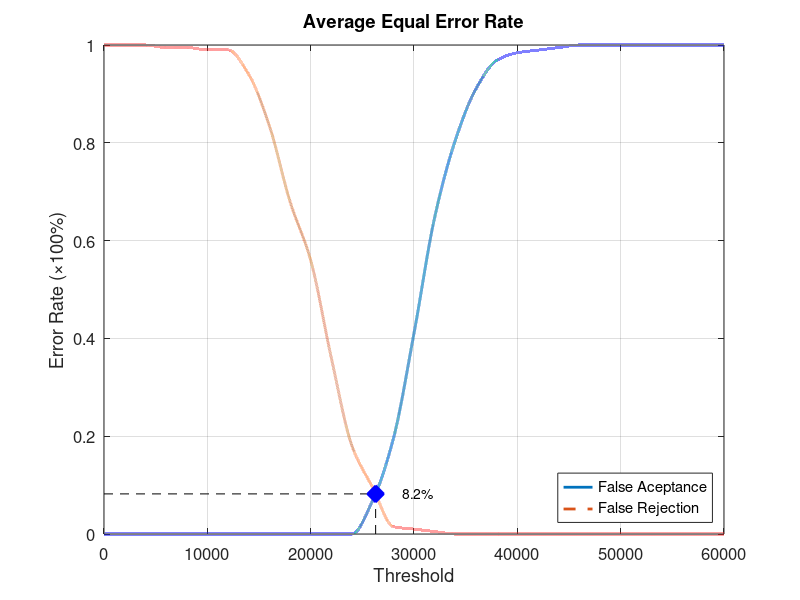
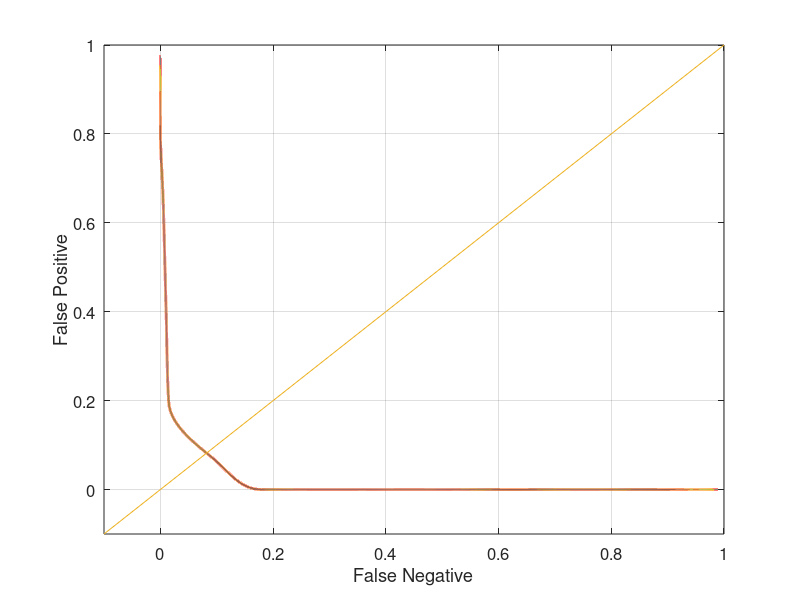

These charts were generated, in order, by the following MATLAB code:
function yEER = Database2_2
close all;
clear;
clc;
x = 0:2000:60000;
xq = 0:0.5:60000;

y0 = [0 0 0 0 0 0 0 0 0 0 0 0 0 0.0684211 0.194737 0.410526 0.647368 0.805263 0.910526 0.968421 0.984211 0.989474 0.994737 1 1 1 1 1 1 1 1];
yy0 = interp1(x, y0, xq, 'pchip');
y1 = [1 1 1 0.995 0.995 0.99 0.99 0.94 0.835 0.68 0.56 0.36 0.18 0.095 0.015 0.01 0.005 0 0 0 0 0 0 0 0 0 0 0 0 0 0];
yy1 = interp1(x, y1, xq, 'pchip');

% Calculating EER: 
y2 = abs(y0 - y1);
find(y2 == min(y2))
yy2 = abs(yy0 - yy1);
xEER = find(yy2 == min(yy2));
xEERIndex = xq(xEER) % X-axis EER
yEER = yy0(xEER) % Y-axis EER

main = figure
plot(xq, yy0,'-','LineWidth', 2);	hold on
plot(xq, yy1,'--','LineWidth', 2);	hold on
plot([xEERIndex xEERIndex], [0 yEER], 'k--');	hold on
plot([0 xEERIndex], [yEER yEER], 'k--');	hold on
plot(xEERIndex, yEER, 'bx', 'LineWidth', 10);	hold on
text(xEERIndex + 10 * xEERIndex / 100, yEER, [num2str(round((10000 * yEER)) / 100) '%'])
legend('False Aceptance', 'False Rejection', 'Location', 'SouthEast')
xlabel('Threshold')
ylabel('Error Rate (\times100%)')
title('Average Equal Error Rate')
set(gca, 'FontSize', 12)
axis([0 60000 0 1])
grid on

print(main, 'Database2_2Main', '-dpng');
FNRxFPR = figure('Color', [1 1 1]);
plot(yy1, yy0, '-', yy1, yy0, 'LineWidth', 2);
hold on
y = -0.1:0.1:1
plot(y, y); 
set(gca, 'FontSize', 12)
xlabel('False Negative')
ylabel('False Positive')
axis([-0.1 1 -0.1 1])
set(gca, 'FontSize', 12)
grid on

print(FNRxFPR, 'Database2_2FNRxFPR','-dpng');
end
